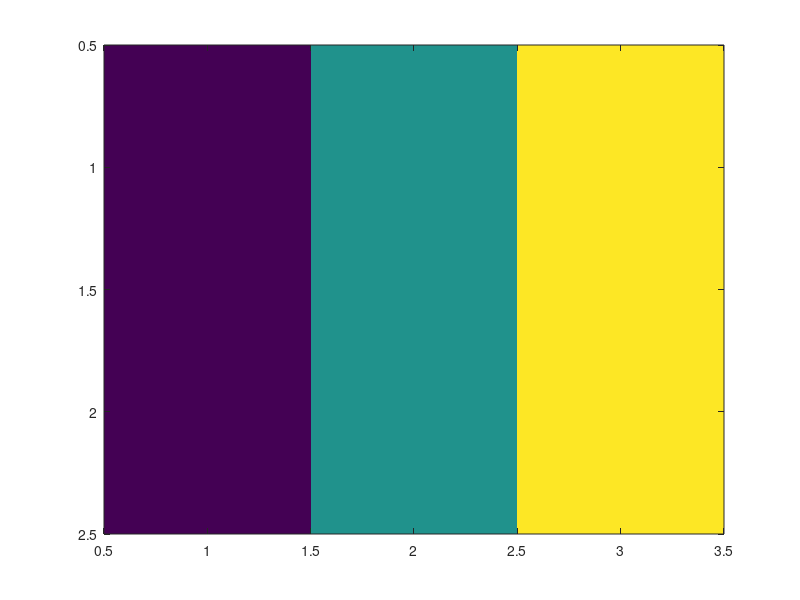

The MATLAB script that drew this image: (Note: this script raises an error after producing the figure.)
%%%%%%%%%%%%%%%%%%%%%%%%%%%%%%%%%%%%%
% Strain (rate) calculation Test #2
%
%   Build a tube of multiple raddii with a velocity field. 
%   Compute the strain(rate) on the mesh. Compare with analytic results.
%
% Results: 
%   - twisted tube: theta = atan2(1,2*pi*R) = 0.1578 if R=1 for theta_pb
%     and for embedding theta, theta=0.25pi.
%   - twist + elongation:
%       If twist velocity has magnitude delta so epsilon_rtheta is 
%       delta/2R, then I predict:
%       theta=atan2(delta, 4pi^2R^3+2pi[sqrt(R^2(4pi^2R^4+delta^2)])
%       theta = 0.1258 if epsilon = (1, 1/2R; 1/2R, 0) ;
%       twist and elongation are equal magnitude (1). 
%       Otherwise, if twist is delta/elongation in magnitude, we get a
%       increasing function of delta.
%      --> Numerically, we get theta_pb=0.0657 for theta_pb unless we 
%       divide circumferential flow magnitude by 2*pi.
%      --> Theta = 
%   - small twist (delta=1/2pi) + unit elongation: 
%       theta is increasing function of delta from 0 at delta = 0.
%     --> Numerically, we get theta=0.18437
%   - Canted tube: theta = atan2(1, 2*pi*R) or atan2(-1, 2*pi*R) in
%   pullback space, depending on azimuthal position around the tube. 
%   For <pi/2, first result applies.
%     --> Numerically we get perfect agreement
%   - Contraction returns pi/2 exactly.
%   - Extension returns 
%
% NPMitchell 2020, with Dillon Cislo
%%%%%%%%%%%%%%%%%%%%%%%%%%%%%%%%%%%%%

% Parameters
pausetime = 1 ;  % seconds to wait while displaying result
nU = 30 ;  % how many faces along the tube's length
nV = 30 ;  % how many faces along the tube's circumference
climit = 1 ;  % color limit for plotting strain rate

%% Colormaps
close all
set(gcf, 'visible', 'off')
imagesc([-1, 0, 1; -1, 0, 1])
caxis([-1, 1])
bwr256 = bluewhitered(256) ;
close all
pm256 = phasemap(256) ;

%% Make a tube 
[cutMesh, mesh] = buildCylinderMesh(nU, nV) ;
% Taper the mesh
cutMesh.v(cutMesh.v(:, 1) > 0.5, 2) = 0.5 * cutMesh.v(cutMesh.v(:, 1) > 0.5, 2);
cutMesh.v(cutMesh.v(:, 1) > 0.5, 3) = 0.5 * cutMesh.v(cutMesh.v(:, 1) > 0.5, 3);
mesh.v(mesh.v(:, 1) > 0.5, 2) = 0.5 * mesh.v(mesh.v(:, 1) > 0.5, 2);
mesh.v(mesh.v(:, 1) > 0.5, 3) = 0.5 * mesh.v(mesh.v(:, 1) > 0.5, 3);
vtx = mesh.v ;
phi = atan2(vtx(:, 3), vtx(:, 2)) ;

%% Define velocities on the vertices -- model flows for comparison
% twisting shear + elongation
vs{1} = [vtx(:, 1), -vtx(:, 1) .* sin(phi(:)), vtx(:, 1) .* cos(phi(:))] ;
% twisting shear
vscale = 1 ;  % 2*pi*radius ;
vs{2} = [0*vtx(:, 1), - vscale * vtx(:, 1) .* sin(phi(:)), ...
    vscale * vtx(:, 1) .* cos(phi(:))] ;
% delta twisting shear + unit elongation
delta = 1/(2*pi) ; alpha=1;
vs{3} = [alpha * vtx(:, 1), -delta * vtx(:, 1) .* sin(phi(:)), ...
    delta * vtx(:, 1) .* cos(phi(:))] ;
% tilting shear
vs{4} = [vtx(:, 3), 0*vtx(:, 2), 0*vtx(:, 3)] ;
% contraction -- quadratic
vx = sign(mean(vtx(:, 1)) - vtx(:, 1)) .* (mean(vtx(:, 1)) - vtx(:, 1)).^2 ;
vs{5} = [vx, 0*vx, 0*vx] ;
% elongation -- uniform
vs{6} = [vtx(:, 1), 0*vx, 0*vx] ;
% elongation and contraction -- quadratic
vx = (mean(vtx(:, 1)) - vtx(:, 1)).^2 ;
vs{7} = [vx, 0 * ones(size(vx)), 0*vx] ;
% circumferential dilation
vs{8} = mesh.vn ;

plotlabels = {'twisting shear + axial elongation', ...
    'twisting shear', ...
    'delta twisting shear + unit axial elongation', ...
    'tilting shear', ...
    'quadratic contraction', ...
    'uniform axial elongation', ...
    'quadratic elongation and contraction', ...
    'circumferential dilation'} ;

plotnames = {'twisting_with_elongation', ...
    'twisting', ...
    'delta_twisting_with_elongation', ...
    'tilting', ...
    'quadratic_contraction', ...
    'uniform_elongation', ...
    'quadratic_elongation_and_contraction', ...
    'circumferential_dilation'} ;

%% Consider each kind of deformation in turn
for jj = 1:length(vs)

    % Visualize the velocity
    close all; set(gcf, 'visible', 'on')
    subplot(2, 2, 1)
    trisurf(cutMesh.f, cutMesh.u(:, 1), cutMesh.u(:, 2), ...
        0*cutMesh.u(:, 2), 'edgecolor', 'k', 'facecolor', 'none')
    view(2)
    axis equal; xlabel('x'); ylabel('y'); zlabel('z') ;
    title("Mesh vertices in pullback")
    subplot(2, 2, 2)
    trisurf(mesh.f, mesh.v(:, 1), mesh.v(:, 2), mesh.v(:, 3), ...
        vs{jj}(:, 1), 'edgecolor', 'none')
    title('velocity, $v_x$', 'interpreter', 'latex')
    caxis([-1, 1])
    colormap(bwr256)
    axis equal; xlabel('x'); ylabel('y'); zlabel('z') ;
    subplot(2, 2, 3)
    trisurf(mesh.f, mesh.v(:, 1), mesh.v(:, 2), mesh.v(:, 3), ...
        vs{jj}(:, 2), 'edgecolor', 'none')
    title('velocity, $v_y$', 'interpreter', 'latex')
    caxis([-1, 1])
    colormap(bwr256)
    axis equal; xlabel('x'); ylabel('y'); zlabel('z') ;
    subplot(2, 2, 4)
    trisurf(mesh.f, mesh.v(:, 1), mesh.v(:, 2), mesh.v(:, 3), ...
        vs{jj}(:, 3), 'edgecolor', 'none')
    title('velocity, $v_z$', 'interpreter', 'latex')
    caxis([-1, 1])
    colormap(bwr256)
    axis equal; xlabel('x'); ylabel('y'); zlabel('z') ;
    sgtitle(plotlabels{jj})
    pause(pausetime)    
    saveas(gcf, ['./test_taper_' plotnames{jj} sprintf('%02d', jj) '_vel.png'])
    clf

    %% Obtain mean curvature H for checking against trace(b_ij)
    DEC = DiscreteExteriorCalculus(mesh.f, mesh.v) ;
    H3d = sum(mesh.vn .* DEC.laplacian(mesh.v), 2) * 0.5 ;
    H2d = H3d ;
    H2d(nU*(nV-1)+1:(nU*nV)) = H3d(1:nU) ;

    % Push vectors onto faces
    [V2F, F2V] = meshAveragingOperators(mesh.f, mesh.v) ;
    vf = V2F * vs{jj} ;

    % Compute divergence and face-based mean curvature Hf
    Hf = V2F * H3d ;
    divv = DEC.divergence(vf) ;
    divf = V2F * divv ;

    % Compute the strain rate tensor
    disp('Computing covariantDerivative')
    [v0n, vf] = resolveTangentNormalVector(cutMesh.f, cutMesh.v, vf) ;
    if suppress_normal{jj}
        v0n = 0*v0n ;
    end
    [~, dvi] = vectorCovariantDerivative(vf, cutMesh.f, cutMesh.v, cutMesh.u) ;
    dvij = cell(size(dvi)) ;
    for qq = 1:length(dvi)
        dvij{qq} = 0.5 * ( dvi{qq} + dvi{qq}' ) ;
    end

    % Compute the second fundamental form
    [gg, ~] = constructFundamentalForms(cutMesh.f, cutMesh.v, cutMesh.u) ;
    [~, bb] = constructFundamentalForms(mesh.f, mesh.v, mesh.u) ;


    % Find dx and dy -- lengths of projected / lengths of pullback
    [labels, dbonds, topStructTools] = ...
        labelRectilinearMeshBonds(cutMesh, options) ;
    dx = vecnorm(dbonds.realSpace.u, 2, 2) ./ vecnorm(dbonds.baseSpace.u, 2, 2) ;
    dy = vecnorm(dbonds.realSpace.v, 2, 2) ./ vecnorm(dbonds.baseSpace.v, 2, 2) ;

    %% Check the result
    subplot(2, 2, 1)
    colormap parula
    trisurf(triangulation(cutMesh.f, cutMesh.v), dx, 'edgecolor', 'none')
    axis equal
    colorbar()
    title('Embedding space length $|dx|$ of $\hat{\zeta}_{pullback}$', ...
        'interpreter', 'latex')
    subplot(2, 2, 4)
    colormap parula
    trisurf(triangulation(cutMesh.f, cutMesh.v), dy, 'edgecolor', 'none')
    axis equal
    colorbar()
    title('Embedding space length $|dy|$ of $\hat{\phi}_{pullback}$', ...
        'interpreter', 'latex')
    pause(pausetime)
    saveas(gcf, ['./test_taper_' plotnames{jj} sprintf('%02d', jj) '_ratios.png'])

    % Strain rate tensor
    strainrate = cell(size(dvi)) ;
    tre = zeros(size(dvi)) ;
    dev = zeros(size(dvi)) ;
    theta = zeros(size(dvi)) ;
    theta_pb = theta ;
    checkTr = zeros(size(dvi)) ;
    checkH = zeros(size(dvi)) ;
    checkdiv = zeros(size(dvi)) ;
    for qq = 1:length(dvi)
        strainrate{qq} = dvij{qq} - v0n(qq) .* bb{qq} ;
        gq = gg{qq} ;
        eq = strainrate{qq} ;

        %% traceful component -- 1/2 Tr[g^{-1} gdot] = Tr[g^{-1} eps] 
        tre(qq) = trace(inv(gq) * eq) ;

        %% deviatoric component -- 
        % || epsilon - 1/2 Tr[g^{-1} epsilon] g|| = sqrt(Tr[A A^T]),
        % where A = epsilon - 1/2 Tr[g^{-1} epsilon] g.
        AA = eq - 0.5 * tre(qq) * gq ;
        dev(qq) = sqrt(trace(inv(gq) * (AA * (inv(gq) * AA)))) ;

        %% angle of elongation -- first take eigvectors
        [evec_dev, evals_dev] = eig( inv(gq) * AA ) ;
        % [evec_dev, evals_dev] = eig( AA * inv(gq) ) ;
        [~, idx] = sort(diag(evals_dev)) ;
        evec_dev = evec_dev(:, idx) ;
        pevec = evec_dev(:, end) ;
        theta(qq) = atan2(pevec(2) * dy(qq), pevec(1) * dx(qq)) ;
        theta_pb(qq) = atan2(pevec(2), pevec(1)) ;

        %% Other checks -- trace, mean curvature, divergence
        checkTr(qq) = trace(inv(gg{qq}) * dvij{qq}) - v0n(qq) .* Hf(qq) ;
        checkH(qq) = trace(inv(gg{qq}) * bb{qq}) ;        % == 2 * Hf(qq) ; 
        checkdiv(qq) = trace(inv(gg{qq}) * dvij{qq}) ;    % == divf(qq) ; 
    end
    % Theta is a nematic -- modulo by pi
    theta = mod(theta, pi) ;
    theta_pb = mod(theta_pb, pi) ;
    % 
    % % Check that trace of bij is 2H and that Trace of strain is divergence
    % clf; 
    % set(gcf, 'visible', 'on')
    % subplot(2, 1, 1)
    % plot(checkdiv, divf, '.')
    % hold on;
    % plot(checkdiv, checkdiv, 'k--')
    % axis equal
    % xlabel('Tr$\nabla_i v_j$', 'Interpreter', 'Latex')
    % ylabel('$\nabla \cdot \mathbf{v}$', 'Interpreter', 'Latex')
    % subplot(2, 1, 2)
    % plot(checkH, 2* Hf, 'o') 
    % hold on;
    % plot(checkH, checkH, 'k--') 
    % axis equal
    % xlabel('Tr$b_{ij}$', 'interpreter', 'latex')
    % ylabel('$2H$', 'interpreter', 'latex')
    % sgtitle(labels{jj})
    % pause(pausetime)
    % clf

    %% Check Mean curvature
    clim = max(max(abs(checkH)), 2 * max(abs(Hf))) ;
    subplot(2, 2, 1)
    colormap(bwr256)
    trisurf(triangulation(mesh.f, mesh.v), checkH, 'edgecolor', 'none')
    axis equal; caxis([-clim, clim]); colorbar() ;
    title('Tr$\left[g^{-1} b\right]$', 'interpreter', 'latex')
    subplot(2, 2, 2)
    trisurf(triangulation(mesh.f, mesh.v), 2 * Hf, 'edgecolor', 'none')
    axis equal; caxis([-clim, clim]); colorbar() ;
    title('$2H$', 'interpreter', 'latex')
    subplot(2, 1, 2)
    trisurf(triangulation(mesh.f, mesh.v), checkH - 2 * Hf, 'edgecolor', 'none')
    axis equal; caxis([-clim, clim]); colorbar() ;
    title('Tr$[g^{-1}b] - 2H$', 'interpreter', 'latex')
    colormap(bwr)
    sgtitle('Mean curvature calculation')
    pause(pausetime)
    saveas(gcf, ['./test_taper_' plotnames{jj} sprintf('%02d', jj) '_H.png'])
    clf

    %% Check div(v)
    clf
    clim = max(mean(abs(checkdiv)), mean(abs(divf))) ;
    subplot(2, 2, 1)
    trisurf(triangulation(mesh.f, mesh.v), checkdiv, ...
        'edgecolor', 'none')
    axis equal; caxis([-clim, clim]); colorbar() ;
    checkDivStr = '$\frac{1}{2}$Tr$\left[g^{-1} \left(\nabla_i v_j + \nabla_j v_i \right)\right]$' ;
    title(checkDivStr, 'interpreter', 'latex')
    subplot(2, 2, 2)
    trisurf(triangulation(mesh.f, mesh.v), divf, 'edgecolor', 'none')
    axis equal; caxis([-clim, clim]); colorbar() ;
    title('$\nabla \cdot \mathbf{v}_{\parallel}$', 'interpreter', 'latex')
    subplot(2, 1, 2)
    trisurf(triangulation(mesh.f, mesh.v), checkdiv - divf, ...
        'edgecolor', 'none')
    axis equal; caxis([-clim, clim]); colorbar() ;
    title([checkDivStr ' $-\nabla \cdot \mathbf{v}_{\parallel}$'], ...
        'interpreter', 'latex')
    colormap(bwr)
    sgtitle(plotlabels{jj})
    pause(pausetime)
    saveas(gcf, ['./test_taper_' plotnames{jj} sprintf('%02d', jj) '_divv.png'])
    close all

    %% Visualize strain
    clim_trace = min(1, max(abs(tre(:)))) ;
    clim_dev = min(1, max(abs(dev(:)))) ;
    % Panel 1
    subplot(1, 2, 1)
    trisurf(cutMesh.f, ...
        cutMesh.u(:, 1), ...
        cutMesh.u(:, 2), 0 * cutMesh.u(:, 2), ...
        'FaceVertexCData', tre, 'edgecolor', 'none')
    daspect([1,1,1])
    cb = colorbar('location', 'southOutside') ;
    caxis([-clim_trace, clim_trace])
    colormap(bwr256)
    axis off ; view(2)
    title('$\frac{1}{2}$Tr$\left[g^{-1} \varepsilon\right]$', ...
        'interpreter', 'latex')
    % Panel 2 
    subplot(1, 2, 2)
    % Intensity from dvtre and color from the theta
    indx = max(1, round(mod(2*theta, 2*pi)*size(pm256, 1)/(2 * pi))) ;
    colors = pm256(indx, :) ;
    colors = min(dev / clim_dev, 1) .* colors ;
    trisurf(cutMesh.f, cutMesh.u(:, 1), ...
        cutMesh.u(:, 2), 0*cutMesh.u(:, 1), ...
        'FaceVertexCData', colors, 'edgecolor', 'none')
    daspect([1,1,1])  
    title('$||\varepsilon-\frac{1}{2}$Tr$\left[\mathbf{g}^{-1}\varepsilon\right]\bf{g}||$', ...
        'interpreter', 'latex') ;
    % Colorbar and phasewheel
    colormap(gca, phasemap)
    phasebar('colormap', phasemap, ...
        'location', [0.82, 0.12, 0.1, 0.135], 'style', 'nematic')
    axis off
    view(2)
    ax = gca ;
    get(gca, 'position')
    cb = colorbar('location', 'southOutside') ;
    drawnow
    axpos = get(ax, 'position') ;
    cbpos = get(cb, 'position') ;
    set(cb, 'position', [cbpos(1), cbpos(2), cbpos(3)*0.6, cbpos(4)])
    set(ax, 'position', axpos) 
    hold on;
    caxis([0, clim_dev])
    colormap(gca, gray)
    sgtitle(plotlabels{jj})
    pause(pausetime)
    saveas(gcf, ['./test_taper_' plotnames{jj} sprintf('%02d', jj) '_strain.png'])
    clf

    %% Plot theta as heatmap
    clf
    colormap parula
    trisurf(cutMesh.f, cutMesh.u(:, 1), ...
        cutMesh.u(:, 2), 0*cutMesh.u(:, 1), ...
        'FaceVertexCData', theta, 'edgecolor', 'none')
    colorbar()
    title('deviatoric component angle, $\theta$', 'interpreter', 'latex')
    view(2)
    pause(pausetime)
    saveas(gcf, ['./test_taper_' plotnames{jj} sprintf('%02d', jj) '_theta.png'])

    %% Plot theta as function of z
    clf
    bc = barycenter(vtx, mesh.f) ;
    plot(bc(:, 1), theta/pi, 'o') ;
    hold on;
    plot(bc(:, 1), theta_pb / pi, '.') ;
    leg = legend({'$\theta=\tan^{-1}\left(|{e}^{3D}_\phi|/|{e}^{3D}_\zeta|\right)$', ...
        '$\theta=\tan^{-1}\left(|{e}^{2D}_\phi|/|{e}^{2D}_\zeta|\right)$'}, ...
        'location', 'best') ;
    set(leg, 'Interpreter', 'Latex')
    title('Deviator elongation angle')
    xlabel('embedding space longitudinal coordinate, $z$', 'interpreter', 'latex')
    ylabel('deviator elongation angle, $\theta/\pi$', 'interpreter', 'latex')
    pause(pausetime)
    saveas(gcf, ['./test_taper_' plotnames{jj} sprintf('%02d', jj) '_theta_z.png'])

end